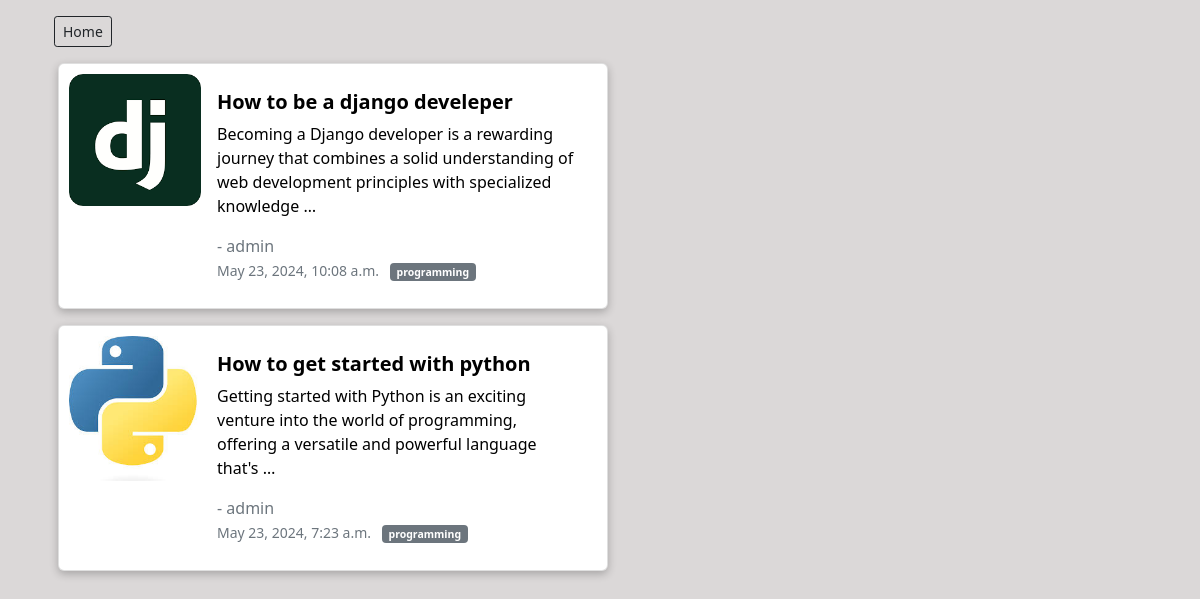
/blogfeed/ (signed in), run on the app's committed database.
### myblogs/models.py (models this page shows, shortened)
class Blog(models.Model):
    category = models.ForeignKey(Category, blank=True, null=True, on_delete=models.SET_NULL)
    user = models.ForeignKey(User, on_delete=models.CASCADE, default=1)  # Set a default value for the user field
    title = models.TextField(max_length=100, blank=False, null=False)
    image = models.ImageField(blank=False, null=False)
    description = models.TextField(max_length=10000, blank=False, null=False)
    created_by = models.CharField(max_length=100, null=False, default=False)
    created_at = models.DateTimeField(default=datetime.now, blank=True)

class Category(models.Model):
    name = models.CharField(max_length=100, null=False, blank=False)
    user = models.ForeignKey(User, on_delete=models.SET_NULL, null=True, blank=True)
    def __str__(self) -> str:
        return self.name

### myblogs/views.py (the view)
# urls.py: path('blogfeed/', views.blogfeed, name='blogfeed'),
@login_required(login_url='loginUser')
def blogfeed(request):
    blogs = Blog.objects.exclude(user=request.user)
    return render(request, 'blogfeed.html', {'blogs': blogs})

### templates/blogfeed.html (shortened to what this page needs)
<!DOCTYPE html>
<html lang="en">
<head>
    <link href="https://cdn.jsdelivr.net/npm/bootstrap@5.0.2/dist/css/bootstrap.min.css" rel="stylesheet"
>
    <link rel="stylesheet" href="https://cdnjs.cloudflare.com/ajax/libs/bootstrap-icons/1.10.2/font/bootstrap-icons.min.css">
</head>
<body style="background-color: rgb(219, 216, 216);">
    <div class="container">
        <a href="{% url 'index' %}" style="margin-left: 12px;" class="btn btn-outline-dark btn-sm mt-3">Home</a>
        {% for blog in blogs reversed %}
        <div class="card m-3" style=" max-width: 550px;border-radius: 6px; box-shadow: rgba(0, 0, 0, 0.24) 0px 3px 8px;">
            <div class="row g-0" style="padding: 10px;">
                <div class="col-md-3">
                    {% if blog.image %}
                    <img src="{{ blog.image.url }}" class="img-fluid rounded-start" alt="...">
                    {% else %}
                    <img src="path/to/default/image.jpg" class="img-fluid rounded-start"
                        style="width: 100px; height: 100px; object-fit: cover;" alt="No image available">
                    {% endif %}
                </div>
                <div class="col-md-9">
                    <div class="card-body">
                        <a style="text-decoration: none;color: black;" href="{% url 'yourBlog' blog.id%}">
                            <h5 class="card-title"><b>{{ blog.title }}</b></h5>
                            <p class="card-text">{{ blog.description|truncatewords:20 }}</p>
                            <p class="text-muted" style="margin: 0;">- {{blog.user.username}}</p>
                            <p class="card-text">
                                <small class="text-muted">{{ blog.created_at }}
                                    <span style="margin-left: 7px;" class="badge bg-secondary">{{ blog.category}}</span>
                                </small>
                            </p>
                        </a>
                    </div>
                </div>
            </div>
        </div>
        {% empty %}
        <p style="color: red; margin-top: 25px;">empty blogs!</p>
        {% endfor %}
    </div>
</body>
</html>

### data on the page
Blog: image (picture), title "How to be a django develeper", description "Becoming a Django developer is a rewarding journey that combines a solid understanding of web development principles with specialized knowledge …", user.username "admin", created_at "May 23, 2024, 10:08 a.m.", category "programming"
Blog: image (picture), title "How to get started with python", description "Getting started with Python is an exciting venture into the world of programming, offering a versatile and powerful language that's …", user.username "admin", created_at "May 23, 2024, 7:23 a.m.", category "programming"
